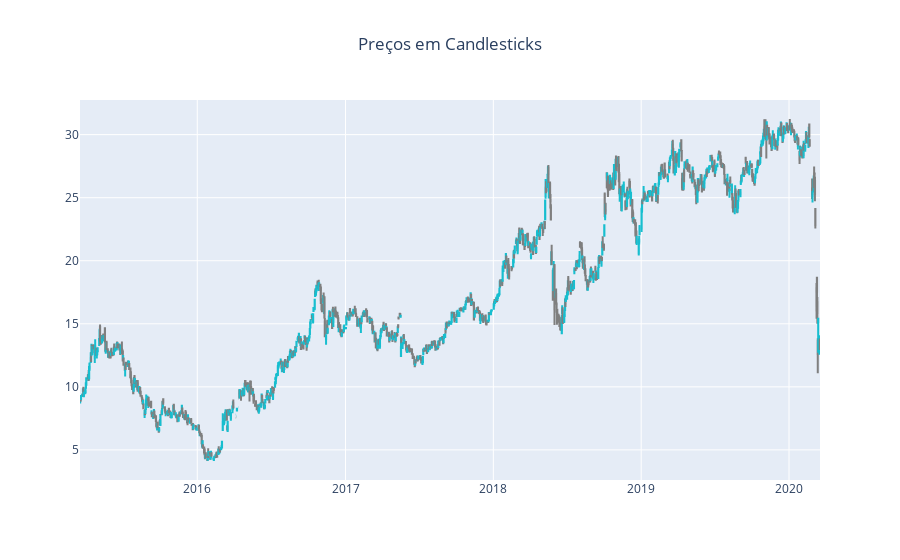

The notebook cell saved with this chart:
### Markdown cell above
#### Customizando Candlesticks

### Code cell
trace = go.Candlestick(x = df['Date'],
                       open = df['Open'],
                       high = df['High'],
                       low = df['Low'],
                       close = df['Close'],
                       increasing = dict(line = dict(color = '#17BECF')),
                       decreasing = dict(line = dict(color = '#7F7F7F'))
                       )
layout = go.Layout(
    title = 'Preços em Candlesticks',
    title_x = 0.5,
    xaxis = dict(
        rangeslider = dict(visible = False)
    )
)

data = [trace]

fig = go.Figure(data = data, layout = layout)
py.iplot(fig)

### Figure 1 — Plotly figure (JSON) as saved in the notebook; plotly's stock layout.template omitted (floating-point values rounded to 4 significant figures; data arrays with more than 128 entries replaced by an {"elided": "..."} marker saying what was removed)
{"data": [{"close": {"elided": "1244 float values"}, "decreasing": {"line": {"color": "#7F7F7F"}}, "high": {"elided": "1244 float values"}, "increasing": {"line": {"color": "#17BECF"}}, "low": {"elided": "1244 float values"}, "open": {"elided": "1244 float values"}, "type": "candlestick", "x": {"elided": "1244 str values"}}], "layout": {"title": {"text": "Preços em Candlesticks", "x": 0.5}, "xaxis": {"rangeslider": {"visible": false}}}}
